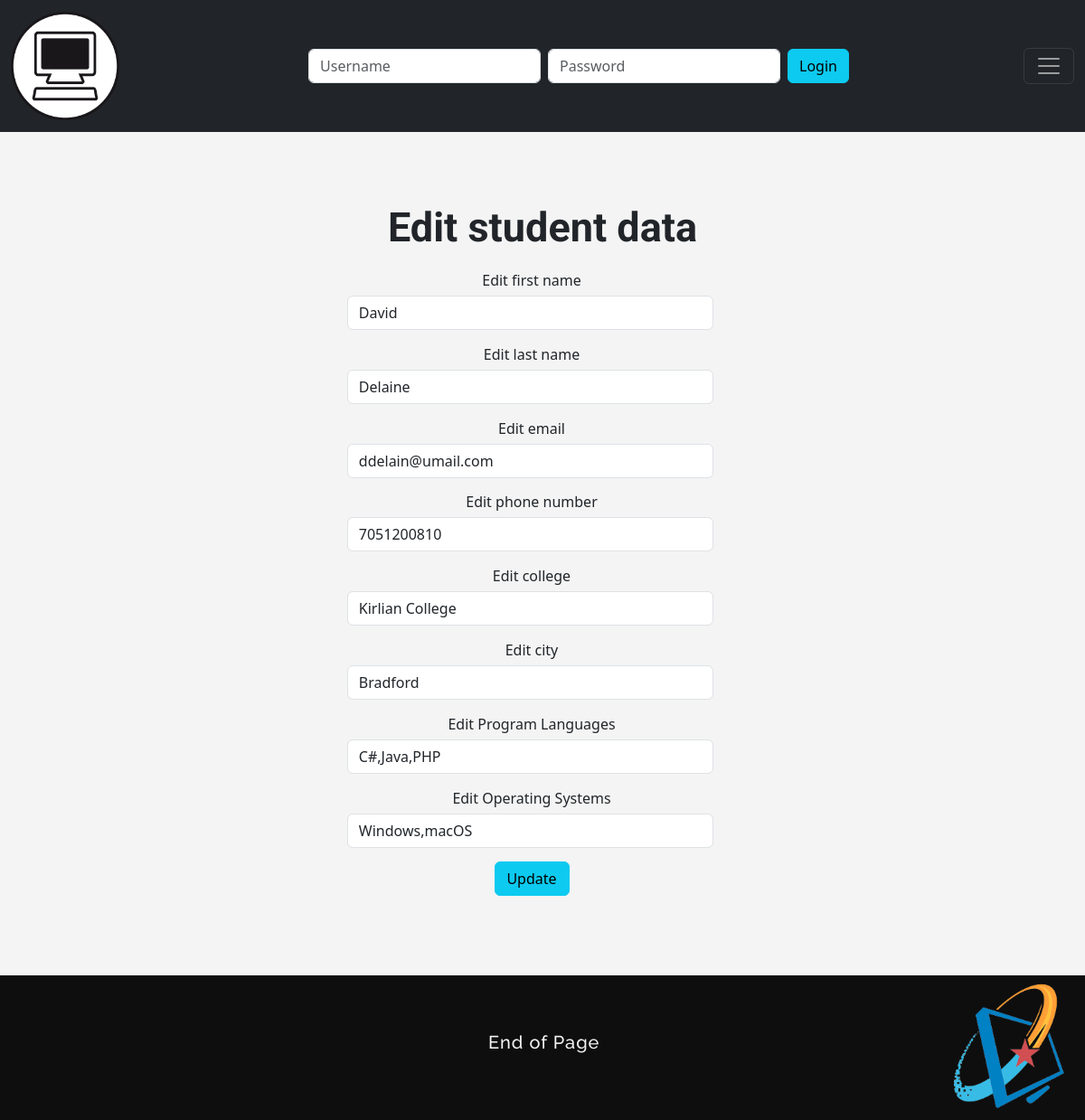
The app's page /edit1.php?edit1Id=4 with its own data.
### tables this page shows
CREATE table phppeople1(
                          ID int not null auto_increment,
                          fname varchar (200),
                          lname varchar (200),
                          email varchar (200),
                          phoneNumber varchar (200),
                          college varchar (200),
                          city varchar (200),
                          programLanguages  varchar (300),
                          operatingSystems  varchar (300),
                          primary key (ID)
);

### edit1.php (the view, shortened to what this page needs)
<?php
require './inc/functions.php';
require './templates/header.php';
if (isset($_GET['edit1Id']) && !empty($_GET['edit1Id'])) {
    $editId = $_GET['edit1Id'];
    $sql1 = "SELECT * FROM phppeople1 WHERE ID = '$editId '";
    $row = $conexion->query($sql1);
    $student = $row->fetch(PDO::FETCH_ASSOC);
}
?>
<main class="container">
        <section class="register">
            <h2>Edit student data</h2>
        </section>
        <section class="form-row row justify-content-center">
            <form method="POST" action="edit1.php" class="form-horizontal col-md-6 col-md-offset-3">
                <div class="form-group">
                    <label for="input8" class="col-sm-6 control-label">Edit first name</label>
                    <div class="col-sm-10">
                        <input type="text" name="ufname" value="<?php echo $student['fname']; ?>" class="form-control" id="input8" required>
                    </div>
                </div>
                <div class="form-group">
                    <label for="input9" class="col-sm-6 control-label">Edit last name</label>
                    <div class="col-sm-10">
                        <input type="text" name="ulname" value="<?php echo $student['lname']; ?>" class="form-control" id="input9" required>
                    </div>
                </div>
                <div class="form-group">
                    <label for="input10" class="col-sm-6 control-label">Edit email</label>
                    <div class="col-sm-10">
                        <input type="email" name="uemail" value="<?php echo $student['email']; ?>" class="form-control" id="input10" required>
                    </div>
                </div>
                <div class="form-group">
                    <label for="input11" class="col-sm-6 control-label">Edit phone number</label>
                    <div class="col-sm-10">
                        <input type="tel" name="uphoneNumber" value="<?php echo $student['phoneNumber']; ?>" class="form-control" id="input11" required>
                    </div>
                </div>
                <div class="form-group">
                    <label for="input12" class="col-sm-6 control-label">Edit college</label>
                    <div class="col-sm-10">
                        <input type="text" name="ucollege" value="<?php echo $student['college']; ?>" class="form-control" id="input12" required>
                    </div>
                </div>
                <div class="form-group">
                    <label for="input13" class="col-sm-6 control-label">Edit city</label>
                    <div class="col-sm-10">
                        <input type="text" name="ucity" value="<?php echo $student['city']; ?>" class="form-control" id="input13" required>
                    </div>
                </div>
                <div class="form-group">
                    <label for="input14" class="col-sm-6 control-label">Edit Program Languages</label>
                    <div class="col-sm-10">
                        <input type="text" name="uprogramLanguages" value="<?php echo $student['programLanguages']; ?>" class="form-control" id="input14" required>
                    </div>
                </div>
                <div class="form-group">
                    <label for="input15" class="col-sm-6 control-label">Edit Operating Systems</label>
                    <div class="col-sm-10">
                        <input type="text" name="uoperatingSystems" value="<?php echo $student['operatingSystems']; ?>" class="form-control" id="input15" required>
                    </div>
                </div>
                <div class="form-group">
                    <input type="submit" name="update" class="btn btn-info col-md-2 col-md-offset-10" value="Update">
                    <p>&nbsp;</p>
                </div>
            </form>
        </section>
    </main>
<?php
require './templates/footer.php';
?>

### css/style.css (style rules this page uses)
body { background-color:#f4f4f4; }
main { justify-content: center; text-align: center; background-color: #f4f4f4; }
.col-sm-10 { margin-left: 8%; padding: 1% 1% 3% 1%; }
.register h2 { padding: 3% 1% 1% 1%; font-family: 'Roboto',sans-serif; font-size: 45px; font-weight: bold; }
.row { width: 100%; }
.container { padding: 4%; }

### records on screen
phppeople1: ufname "David", ulname "Delaine", uemail "ddelain@umail.com", uphoneNumber "7051200810", ucollege "Kirlian College", ucity "Bradford", uprogramLanguages "C#,Java,PHP", uoperatingSystems "Windows,macOS"
